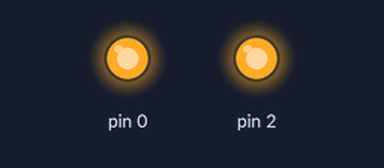
Simulated run of this sketch. Board: Arduino Uno, built with avr-gcc and run on an emulated ATmega328P. Parts: output pins drawn as LEDs (lit = HIGH).

Above: at 0.05 s.
At 0.2 s:
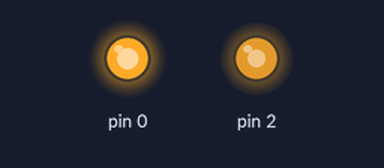
At 0.35 s:
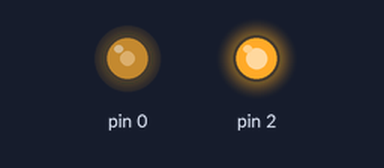
At 2.9 s:
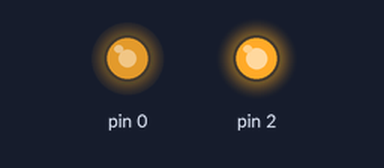
Timing chart, 0 to 6.3 s (numbered marks = the images above):
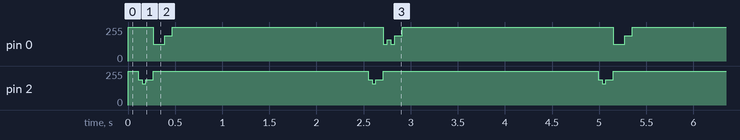

Measured:
- by itself, pin 2: repeats every 2.4 s: 191/255 0.04 s, 159/255 0.04 s, 191/255 0.08 s, 255/255 2.3 s
- by itself, pin 0: repeats every 4.9 s: 125/255 0.12 s, 191/255 0.08 s, 255/255 2.2 s, 125/255 0.04 s, 159/255 0.04 s, 127/255 0.04 s, 191/255 0.08 s, 255/255 2.2 s

The sketch:

x10-hariv2.ino
```cpp
#include <X10Firecracker.h>

void setup()
{
  X10.init( 0, 2, 5 );
}


void Test()
{
  X10.sendCmd( hcA, 1, cmdOn );
  delay(1000);

  X10.sendCmd( hcA, 1, cmdOff );
  delay(1000);
}

void loop()
{
  Test();
}
```
